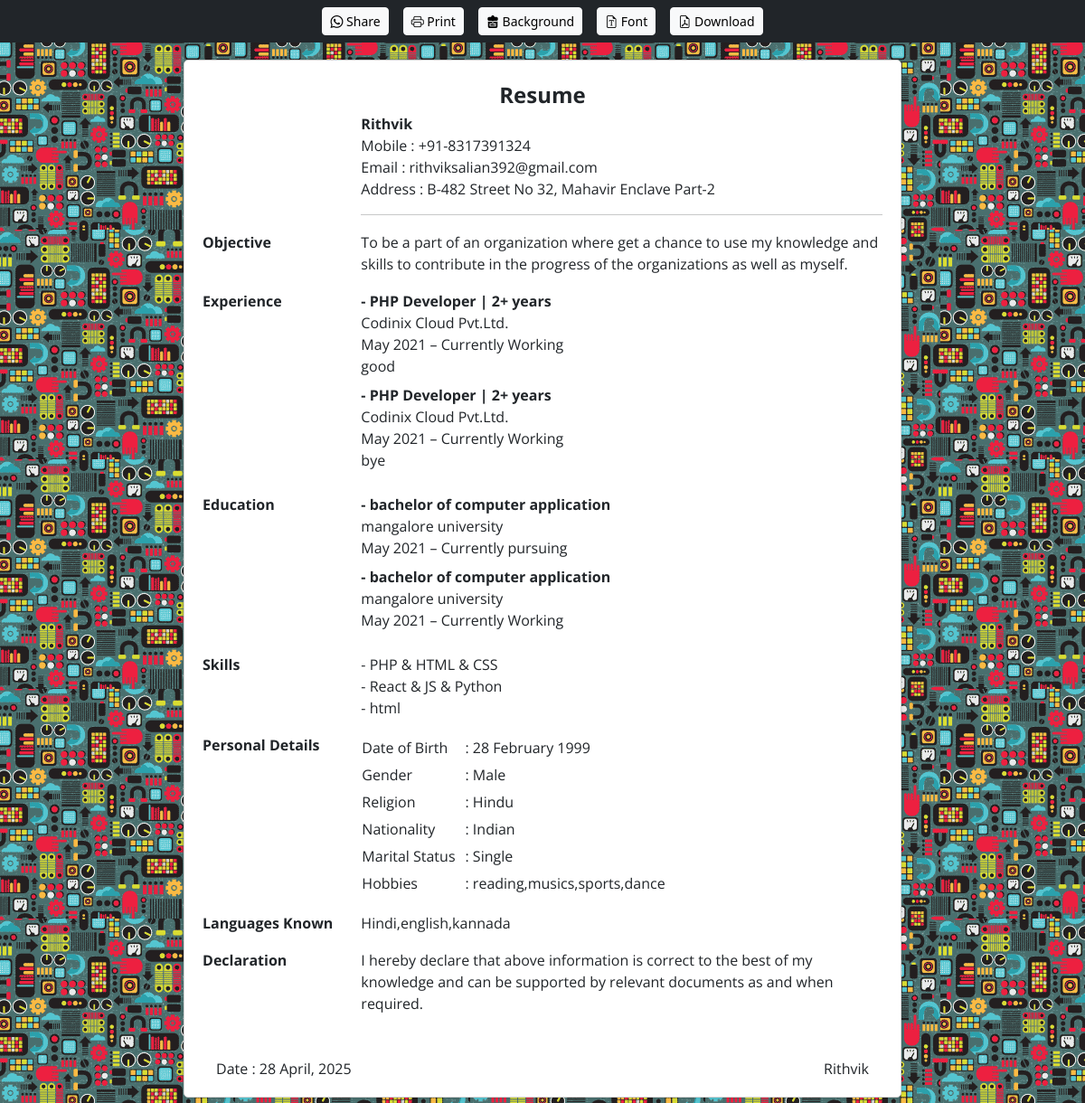
Screenshot of /resume.php?resume=g68irn1p226l03qv (signed in) with the database file from the repository.
### tables this page shows
CREATE TABLE `resumes` (
  `id` int(11) NOT NULL,
  `user_id` int(11) NOT NULL,
  `full_name` varchar(250) NOT NULL,
  `email_id` varchar(250) NOT NULL,
  `mobile_no` varchar(20) NOT NULL,
  `gender` varchar(50) NOT NULL,
  `religion` varchar(50) NOT NULL,
  `nationality` varchar(50) NOT NULL,
  `marital_status` varchar(50) NOT NULL,
  `hobbies` varchar(250) NOT NULL,
  `languages` varchar(250) NOT NULL,
  `address` text NOT NULL,
  `objective` text NOT NULL,
  `slug` varchar(250) NOT NULL,
  `updated_at` int(20) NOT NULL,
  `dob` varchar(20) NOT NULL,
  `resume_title` varchar(250) NOT NULL,
  `background` varchar(250) NOT NULL DEFAULT '''''',
  `font` varchar(250) NOT NULL DEFAULT 'Poppins,sans-serif'
);

CREATE TABLE `experiences` (
  `id` int(11) NOT NULL,
  `resume_id` int(11) NOT NULL,
  `position` varchar(250) NOT NULL,
  `company` varchar(250) NOT NULL,
  `job_desc` text NOT NULL,
  `started` varchar(250) NOT NULL,
  `ended` varchar(250) NOT NULL
);

CREATE TABLE `educations` (
  `id` int(11) NOT NULL,
  `resume_id` int(11) NOT NULL,
  `course` varchar(250) NOT NULL,
  `institute` varchar(250) NOT NULL,
  `started` varchar(100) NOT NULL,
  `ended` varchar(250) NOT NULL
);

CREATE TABLE `skills` (
  `id` int(11) NOT NULL,
  `resume_id` int(11) NOT NULL,
  `skill` text NOT NULL
);

### class/function.class.php (called while the page is built, shortened)
<?php
class Functions{
    public function Auth(){
        if(isset($_SESSION['Auth'])){
        return $_SESSION['Auth'];
        }else{
            return false;
        }
    }
}
$fn = new Functions();

### resume.php (the view, shortened to what this page needs)
<?php
require 'assets/class/database.class.php';
require 'assets/class/function.class.php';
$slug=$_GET['resume']??'';
$resumes = $db->query("SELECT * FROM resumes WHERE (slug='$slug')");
$resume = $resumes->fetch_assoc();
$exps = $db->query("SELECT * FROM experiences WHERE (resume_id=".$resume['id'].")");
$exps = $exps->fetch_all(1);
$edus = $db->query("SELECT * FROM educations WHERE (resume_id=".$resume['id'].")");
$edus = $edus->fetch_all(1);
$skills = $db->query("SELECT * FROM skills WHERE (resume_id=".$resume['id'].")");
$skills = $skills->fetch_all(1);
?>
<!DOCTYPE html>
<html lang="en">
<head>
    <link href="https://cdn.jsdelivr.net/npm/bootstrap@5.3.2/dist/css/bootstrap.min.css" rel="stylesheet"
>
    <link rel="stylesheet" href="https://cdn.jsdelivr.net/npm/bootstrap-icons@1.11.0/font/bootstrap-icons.css">
</head>
<body>
    <?php
    if($fn->Auth()!=false && $fn->Auth()['id']==$resume['user_id']){
        ?>
<div class="extra">
<div class="w-100 py-2 bg-dark d-flex justify-content-center gap-3">
        <?php
$actual_link = (empty($_SERVER['HTTPS']) ? 'http' : 'https') . "://$_SERVER[HTTP_HOST]$_SERVER[REQUEST_URI]";
        ?>
<a href="whatsapp://send?text=<?=$actual_link?>" class="btn btn-light btn-sm"><i class="bi bi-whatsapp"></i> Share</a>
<button class="btn btn-light btn-sm" id="print"><i class="bi bi-printer"></i> Print</button>
<button class="btn btn-light btn-sm" data-bs-toggle="offcanvas" data-bs-target="#background"><i class="bi bi-backpack4-fill"></i> Background</button>
<button class="btn btn-light btn-sm" data-bs-toggle="offcanvas" data-bs-target="#font"><i class="bi bi-file-earmark-font"></i> Font</button>
<button class="btn btn-light btn-sm" id="downloadpdf"><i class="bi bi-file-earmark-pdf"></i> Download</button>
</div>
</div>
        <?php
    }
    ?>
<div class="page" style="font-family:<?=$resume['font']?>">
    <div class="subpage">
        <table class="w-100">
            <tbody>
                <tr>
                    <td colspan="2" class="text-center fw-bold fs-4">Resume</td>
                </tr>
                <tr>
                    <td></td>
                    <td class="personal-info zsection">
                        <div class="fw-bold name"><?=$resume['full_name']?></div>
                        <div>Mobile : <span class="mobile">+91-<?=$resume['mobile_no']?></span></div>
                        <div>Email : <span class="email"><?=$resume['email_id']?></span></div>
                        <div>Address : <span class="address"><?=$resume['address']?></span></div>
                        <hr>
                    </td>
                </tr>
                <tr class="objective-section zsection">
                    <td class="fw-bold align-top text-nowrap pr title">Objective</td>
                    <td class="pb-3 objective">
                    <?=$resume['objective']?>
                    </td>
                </tr>
                <tr class="experience-section zsection">
                    <td class="fw-bold align-top text-nowrap pr title">Experience</td>
                    <td class="pb-3 experiences">
                    <?php
                    if($exps){
                        foreach($exps as $exp){
                            ?>
                        <div class="experience mb-2">
                            <div class="fw-bold">- <span class="job-role"><?=$exp['position']?>
                            </div>
                            <div class="company"><?=$exp['company']?></div>
                            <div><span class="working-from"><?=$exp['started']?></span> – <span class="working-to"><?=$exp['ended']?></span></div>
                            <div class="work-description"><?=$exp['job_desc']?></div>
                        </div>
                            <?php
                        }
                    }else{
                        ?>
                        <div class="experience mb-2">
                            <div class="company">I am a Fresher.</div>
                        </div>
                        <?php
                    }
                    ?>
                    </td>
                </tr>
                <tr class="education-section zsection">
                    <td class="fw-bold align-top text-nowrap pr title">Education</td>
                    <td class="pb-3 educations">
                    <?php
                    if($edus){
                        foreach($edus as $edu){
                            ?>
                        <div class="education mb-2">
                            <div class="fw-bold">- <span class="course"><?=$edu['course']?></span></div>
                            <div class="institute"><?=$edu['institute']?></div>
                            <div><span class="working-from"><?=$edu['started']?></span> – <span class="working-to"><?=$edu['ended']?></span></div>
                        </div>
                            <?php
                        }
                    }else{
                        ?>
                        <div class="education mb-2">
                            <div class="institute">I don't have any education.</div>
                        </div>
                        <?php
                    }
                    ?>
                    </td>
                </tr>
                <tr class="skills-section zsection">
                    <td class="fw-bold align-top text-nowrap pr title">Skills</td>
                    <td class="pb-3 skills">
                    <?php
                    if($skills){
                        foreach($skills as $skill){
                            ?>
                                <div class="skill">- <?=$skill['skill']?></div>
                            <?php
                        }
                    }else{
                        ?>
                            <div class="skill">- I don't have any skills.</div>
                        <?php
                    }
                    ?>
                    </td>
                </tr>
                <tr class="personal-details-section zsection">
                    <td class="fw-bold align-top text-nowrap pr title">Personal Details</td>
                    <td class="pb-3">
                        <table class="pd-table">
                            <tr>
                                <td>Date of Birth</td>
                                <td>: <span class="date-of-birth"><?=date('d F Y',strtotime($resume['dob']))?></span></td>
                            </tr>
                            <tr>
                                <td>Gender</td>
                                <td>: <span class="gender"><?=$resume['gender']?></span></td>
                            </tr>
                            <tr>
                                <td>Religion</td>
                                <td>: <span class="religion"><?=$resume['religion']?></span></td>
                            </tr>
                            <tr>
                                <td>Nationality</td>
                                <td>: <span class="nationality"><?=$resume['nationality']?></span></td>
                            </tr>
                            <tr>
                                <td>Marital Status</td>
                                <td>: <span class="marital-status"><?=$resume['marital_status']?></span></td>
                            </tr>
                            <tr>
                                <td>Hobbies</td>
                                <td>: <span class="hobbies"><?=$resume['hobbies']?></span></td>
                            </tr>
                        </table>
                    </td>
                </tr>
                <tr class="languages-known-section zsection">
                    <td class="fw-bold align-top text-nowrap pr title">Languages Known</td>
                    <td class="pb-3 languages">
                    <?=$resume['languages']?>
                    </td>
                </tr>
                <tr class="declaration-section zsection">
                    <td class="fw-bold align-top text-nowrap pr title">Declaration</td>
                    <td class="pb-5 declaration">
                        I hereby declare that above information is correct to the best of my
                        knowledge and can be supported by relevant documents as and when
                        required.
                    </td>
                </tr>
            </tbody>
        </table>
        <div class="d-flex justify-content-between">
                    <div class="px-3">Date : <?=date('d F, Y',$resume['updated_at'])?> </div>
                    <div class="px-3 name text-end"><?=$resume['full_name']?></div>
                </div>
    </div>
</div>
</body>
</html>

### rows the page displays
resumes: full_name "Rithvik", mobile_no "8317391324", email "rithviksalian392@gmail.com", address "B-482 Street No 32, Mahavir Enclave Part-2", objective "To be a part of an organization where get a chance to use my knowledge and skills to contribute in the progress of the organizations as well as myself.", dob "28 February 1999", gender "Male", religion "Hindu", nationality "Indian", marital_status "Single", hobbies "reading,musics,sports,dance", languages "Hindi,english,kannada", updated_at "28 April, 2025"
experiences: position "PHP Developer | 2+ years", company "Codinix Cloud Pvt.Ltd.", started "May 2021", ended "Currently Working", job_desc "good"
experiences: position "PHP Developer | 2+ years", company "Codinix Cloud Pvt.Ltd.", started "May 2021", ended "Currently Working", job_desc "bye"
educations: course "bachelor of computer application", institute "mangalore university", started "May 2021", ended "Currently pursuing"
educations: course "bachelor of computer application", institute "mangalore university", started "May 2021", ended "Currently Working"
skills: skill "PHP & HTML & CSS"
skills: skill "React & JS & Python"
skills: skill "html"
